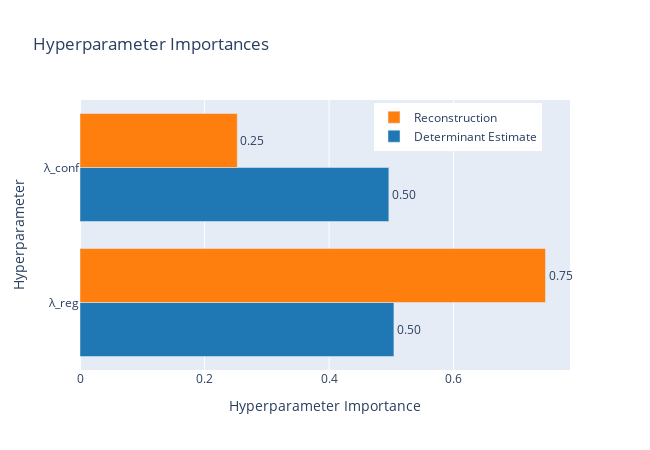

Notebook cell for this chart:
### Code cell
# Option A: set order by passing params in desired order
fig = vis.plot_param_importances(study3, evaluator=optuna.importance.MeanDecreaseImpurityImportanceEvaluator())  # plotly.graph_objs.Figure

# Option B (alternative): enforce a specific y-axis/category order after creating the figure
# If you prefer the other order, swap the list below.
fig.update_layout(yaxis=dict(categoryorder='array', categoryarray=["lambda_reg", "lambda_conf"]))
labels = ["Determinant Estimate", "Reconstruction"]
colors = ['#1f77b4', '#ff7f0e']
for i, trace in enumerate(fig.data):
    trace.marker.color = colors[i % len(colors)]
    trace.name = labels[i]  # set legend label


# set custom y-axis category labels with LaTeX
fig.update_layout(
    yaxis=dict(
        categoryorder='array',
        categoryarray=["lambda_reg", "lambda_conf"],
        tickmode='array',
        tickvals=["lambda_reg", "lambda_conf"],
        ticktext=['λ_reg', "λ_conf"]  # LaTeX labels
    )
)

# set pixel dimensions and legend
fig.update_layout(width=650, height=450, legend=dict(y=0.99, x=0.6, traceorder='reversed'))
fig.show()

### Figure 1 — Plotly figure (JSON) as saved in the notebook; plotly's stock layout.template omitted (floating-point values rounded to 4 significant figures)
{"data": [{"cliponaxis": false, "hovertemplate": ["lambda_conf (FloatDistribution): 0.49591730852270804<extra></extra>", "lambda_reg (FloatDistribution): 0.504082691477292<extra></extra>"], "marker": {"color": "#1f77b4"}, "name": "Determinant Estimate", "orientation": "h", "text": ["0.50", "0.50"], "textposition": "outside", "type": "bar", "x": [0.4959, 0.5041], "y": ["lambda_conf", "lambda_reg"]}, {"cliponaxis": false, "hovertemplate": ["lambda_conf (FloatDistribution): 0.2525090481149424<extra></extra>", "lambda_reg (FloatDistribution): 0.7474909518850577<extra></extra>"], "marker": {"color": "#ff7f0e"}, "name": "Reconstruction", "orientation": "h", "text": ["0.25", "0.75"], "textposition": "outside", "type": "bar", "x": [0.2525, 0.7475], "y": ["lambda_conf", "lambda_reg"]}], "layout": {"height": 450, "legend": {"traceorder": "reversed", "x": 0.6, "y": 0.99}, "title": {"text": "Hyperparameter Importances"}, "width": 650, "xaxis": {"title": {"text": "Hyperparameter Importance"}}, "yaxis": {"categoryarray": ["lambda_reg", "lambda_conf"], "categoryorder": "array", "tickmode": "array", "ticktext": ["λ_reg", "λ_conf"], "tickvals": ["lambda_reg", "lambda_conf"], "title": {"text": "Hyperparameter"}}}}
